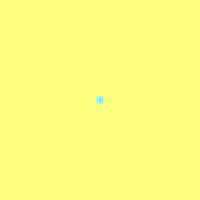
Frame 1 (no input)
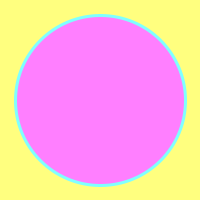
Frame 60 (the mouse pressed at the canvas centre just before this capture)
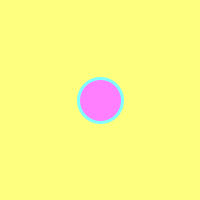
Frame 120 (the mouse held since frame 60 and released just before this capture)

The Processing sketch that drew these frames (run headless with seeded random() and noise(); from frame 60 on, the mouse is pressed at the canvas centre):

// Processing sketch: processing_120783
// ── processing_120783.pde

int tamanoMinimo = 20;
int tamanoMaximo = 175;
int intervalo = 3;
boolean creciendo = true;
int tamanoPelota = 2;

void setup(){
  size(200,200);
  smooth();
  strokeWeight(3);
}

void draw(){
  background(255,255,127); 
  //colores
  fill(255,127,255);
  stroke(127,255,255);

  //El tamaÃ±o de la pelota debe cambiar segÃºn estemos creciendo 
  //o decreciendo:
  if(creciendo==true){
    tamanoPelota = tamanoPelota + intervalo;
  } 
  else { //es decir, si no estÃ¡ creciendo
    tamanoPelota = tamanoPelota - intervalo;
  }

  ///////////////////////
  //Y aquÃ hay que comprobar si se llegÃ³ a un tamaÃ±o lÃmite,
  //para cambiar el ciclo crecer decrece
  if(tamanoPelota > tamanoMaximo){
    creciendo = false;
  }
  if(tamanoPelota < tamanoMinimo){
    creciendo = true;
  }

  //Finalmente, dibujamos la pelotita
  ellipse(width/2,height/2,tamanoPelota,tamanoPelota);
}
